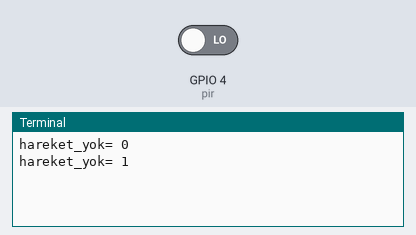
This program was run on a simulated Raspberry Pi (BCM pin numbers). Parts: the last lines printed to the terminal. The inputs (shaded band) are chosen by the test bench; at power-on: GPIO 4 (pir) LOW. The clock reads 2024-03-15 10:24:30 at power-on unless the program sets it; the camera gives no picture and a still takes 0.5 s.

Above: at 1.2 s.
1.3 s: GPIO 4 (pir) driven HIGH
At 2.6 s:
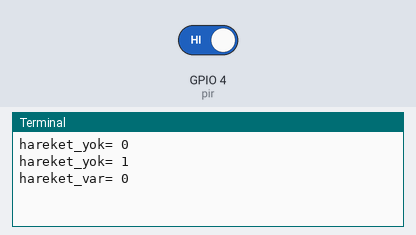
3.5 s: GPIO 4 (pir) driven LOW
At 9.3 s:
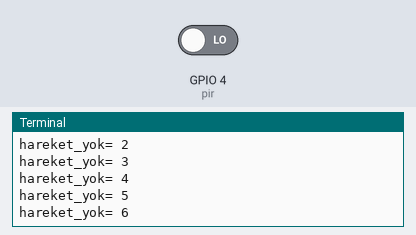
Timing chart, 0 to 10.8 s (numbered marks = the images above; inputs shaded):
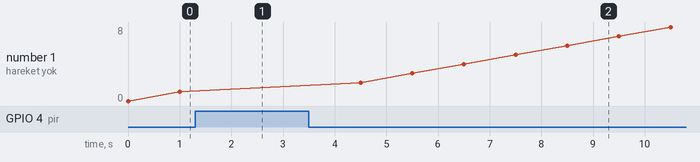

The program:

e_Captured_Images_To_The_Raspberry_Desktop_With_Date_And_Time.py
```python
"""
                       October 2020 TALPAY
"""

from picamera import PiCamera
from time import sleep
from gpiozero import MotionSensor
from datetime import datetime
import time

camera = PiCamera()
pir = MotionSensor(4)
i = 0
k = 0

filename = "Date:{0:%d}-{0:%m}-{0:%y} Time:{0:%H}-{0:%M}-{0:%S}".format(datetime.now())

def foto():
    camera.start_preview()
    sleep(1)
    camera.capture('/home/pi/Desktop/%s.jpg' % filename)
    camera.stop_preview()

def video():
    camera.start_preview()
    camera.start_recording('/home/pi/Desktop/%s.h264' % filename)
    sleep(10)
    camera.stop_recording()
    camera.stop_preview()

while True:
    if pir.wait_for_no_motion:
        print("hareket_yok=", k)
        k += 1
        time.sleep(1)

        if k>60:
            k = 0
            i = 0

    if pir.motion_detected:
        print("hareket_var=", i)
        i += 1
        time.sleep(1)

        if i == 1:
            foto()

        if i == 7:
            video()
            i = 0
            k = 0
```

Measured:
- after the input at 1.3 s, the terminal: prints a new line after 0.70 s (image 1)
- after the input at 3.5 s, the terminal: prints a new line after 5.0 s (image 2)
- plotted number 1: 1 → 8 after the input at 3.5 s
